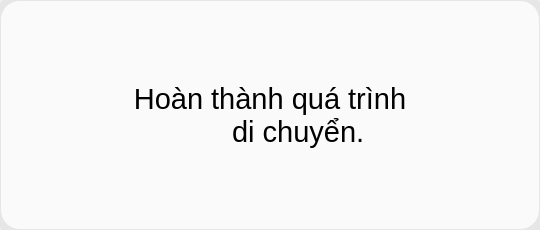
<?xml version="1.0" encoding="UTF-8"?>
<ui version="4.0">
 <class>Form_done_dichuyen</class>
 <widget class="QWidget" name="Form_done_dichuyen">
  <property name="geometry">
   <rect>
    <x>0</x>
    <y>0</y>
    <width>540</width>
    <height>230</height>
   </rect>
  </property>
  <property name="windowTitle">
   <string>Form</string>
  </property>
  <property name="styleSheet">
   <string notr="true"/>
  </property>
  <widget class="QFrame" name="frame">
   <property name="geometry">
    <rect>
     <x>0</x>
     <y>0</y>
     <width>541</width>
     <height>231</height>
    </rect>
   </property>
   <property name="minimumSize">
    <size>
     <width>500</width>
     <height>200</height>
    </size>
   </property>
   <property name="maximumSize">
    <size>
     <width>750</width>
     <height>550</height>
    </size>
   </property>
   <property name="styleSheet">
    <string notr="true">background-color: rgb(230, 230, 230);
border-radius: 5px;
box-shadow: 5px 5px 10px rgba(0, 0, 0, 0.5);</string>
   </property>
   <property name="frameShape">
    <enum>QFrame::WinPanel</enum>
   </property>
   <property name="frameShadow">
    <enum>QFrame::Raised</enum>
   </property>
   <widget class="QPushButton" name="Button_xacnhan_capnhat">
    <property name="geometry">
     <rect>
      <x>0</x>
      <y>0</y>
      <width>540</width>
      <height>230</height>
     </rect>
    </property>
    <property name="font">
     <font>
      <family>MS Shell Dlg 2</family>
      <pointsize>22</pointsize>
      <weight>9</weight>
      <italic>false</italic>
      <bold>false</bold>
     </font>
    </property>
    <property name="styleSheet">
     <string notr="true">QPushButton#Button_xacnhan_capnhat
{
    border-radius: 20px;
	font: 75 22pt &quot;MS Shell Dlg 2&quot;;
	border: 1px solid rgb(230, 230, 230);
	background-color: rgb(250, 250, 250);
/*border: 3px solid rgb(0, 0, 255);*/

}




</string>
    </property>
    <property name="text">
     <string>Hoàn thành quá trình
       di chuyển.</string>
    </property>
    <property name="icon">
     <iconset>
      <normaloff>icon/done.png</normaloff>icon/done.png</iconset>
    </property>
    <property name="iconSize">
     <size>
      <width>80</width>
      <height>80</height>
     </size>
    </property>
   </widget>
  </widget>
 </widget>
 <resources>
  <include location="resource.qrc"/>
 </resources>
 <connections/>
</ui>
